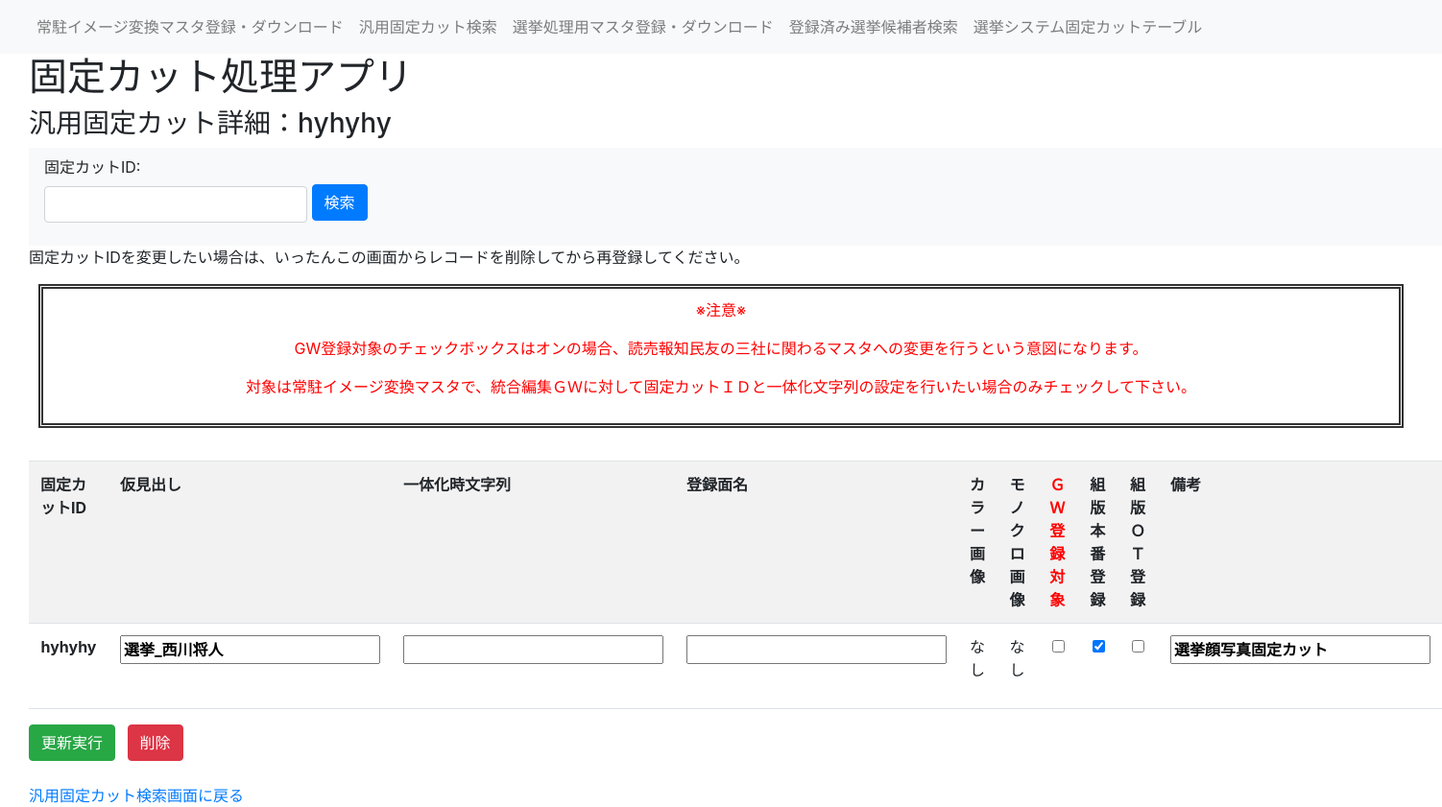
/general_detail/hyhyhy, run on the app's committed database.
### fixedcut_app/models/fixedcut.py (models this page shows)
class FixedCut(db.Model):
    ___tablename__ = "fixedcut"
    id = db.Column(db.String(20), primary_key=True) #固定カットID
    midashi = db.Column(db.String(30)) #仮見出し
    Str = db.Column(db.String(100)) #一体化時文字列
    colorUrl = db.Column(db.String(100)) #カラー画像のURL
    monoUrl = db.Column(db.String(100)) #モノクロ画像のURL
    GWFlg = db.Column(db.Boolean, default=False) #GW登録対象
    men_name = db.Column(db.String(30)) #登録面名
    prodFlg = db.Column(db.Boolean, default=False) #組版本番登録済みか
    OTFlg = db.Column(db.Boolean, default=False) #組版OT系登録済みか
    comment = db.Column(db.String(255)) #コメント
    created_at = db.Column(db.DateTime, nullable=False, default=datetime.now)  # 作成日時
    updated_at = db.Column(db.DateTime, nullable=False, default=datetime.now, onupdate=datetime.now)  # 更新日時

### fixedcut_app/views.py (the view, shortened to what this page needs)
@app.route('/general_detail/<string:id>', methods=['GET', 'POST'])
def general_detail(id):
    if request.method == 'GET':
        results = db.session.query(FixedCut).filter(FixedCut.id == id).all()
        if not results:
            return render_template('error_404.html'), 404
        print(results[0].GWFlg)
        jyochu_result = db.session.query(MJyochuImageCnv).filter(MJyochuImageCnv.fixed_cut_id == id).first()
        return render_template('general_detail.html', results=results, jyochu_result=jyochu_result)

### fixedcut_app/views.py (called while the page is built)
@app.before_request
def log_request():
    app.logger.info("Request: %s %s from %s", request.method, request.path, request.remote_addr)

### fixedcut_app/templates/general_detail.html (shortened to what this page needs)
{% extends 'layout.html' %}
{% block header %}
<h3>汎用固定カット詳細：{{results[0].id}}</h3>
{% endblock %}
{% block content %}
<p>固定カットIDを変更したい場合は、いったんこの画面からレコードを削除してから再登録してください。</p>
{% endblock %}
{% block caution %}
<div class="caution">
    <P>※注意※</p>
    <p>GW登録対象のチェックボックスはオンの場合、読売報知民友の三社に関わるマスタへの変更を行うという意図になります。</p>
    <p>対象は常駐イメージ変換マスタで、統合編集ＧＷに対して固定カットＩＤと一体化文字列の設定を行いたい場合のみチェックして下さい。</p>
</div>
{% endblock %}
{% block serchbar %}
<nav class="navbar navbar-expand-lg navbar-light bg-light">
    <form class="form-group" onsubmit="searchById(event)">
        <ul class="navbar-nav">
            <li class="nav-item">
                <label for="ID">固定カットID:</label>
                <input name="ID" type="text" class="form-control" id="ID">
            </li>
            <li class="nav-item">
                <button type="submit" class="btn btn-primary" name="search">検索</button>
            </li>
        </ul>
    </form>
</nav>
{% endblock %}
{% block serch_result %}
 <div class="pad">
    <form id="generalDetailForm" action="/general_detail/{{ results[0].id }}" method="POST" enctype="multipart/form-data" onsubmit="return confirmDetailUpdate(event)">
        <table class="table table-striped table-hover">
            <tr>
                <th>固定カットID</th>
                <th>仮見出し</th>
                <th>一体化時文字列</th>
                <th>登録面名</th>
                <th>カラー画像</th>
                <th>モノクロ画像</th>
                <th><font color="red">ＧＷ登録対象</font></th>
                <th>組版本番登録</th>
                <th>組版ＯＴ登録</th>
                <th>備考</th>
            </tr>
        {% for res in results %}
        <tr>
            <td class="text-center fw-bold">{{ res.id }}</td>
            <td class="text-center"><input name="midashi" type="text" value="{{ res.midashi }}" class="fw-bold"></input></td>
            <td class="text-center"><input name="Str" type="text" value="{{ res.Str }}" class="fw-bold"></input></td>
            <td class="text-center"><input name="men_name" type="text" value="{{ res.men_name or '' }}" class="fw-bold"></input></td>
            <td>
                {% if ".eps" in res.colorUrl %}
                <a href="/download/static/{{ res.colorUrl }}">ダウンロード</a></td>
                {% elif ".jpg" in res.colorUrl %}
                <img src="{{ url_for('static', filename=res.colorUrl) }}" height="50" alt="">
                {% elif ".jpeg" in res.colorUrl %}
                <img src="{{ url_for('static', filename=res.colorUrl) }}" height="50" alt="">
                {% elif ".svg" in res.colorUrl %}
                <img src="{{ url_for('static', filename=res.colorUrl) }}" height="50" alt="">
                {% else %}
                <p>なし</p>
                {% endif %}
            <td>
                {% if ".eps" in res.monoUrl %}
                <a href="{{ res.monoUrl }}" download="モノクロ画像.eps">ダウンロード</a>
                {% elif ".jpg" in res.monoUrl %}
                <img src="{{ url_for('static', filename=res.monoUrl) }}" height="50" alt="">
                {% elif ".jpeg" in res.monoUrl %}
                <img src="{{ url_for('static', filename=res.monoUrl) }}" height="50" alt="">
                {% elif ".svg" in res.monoUrl %}
                <img src="{{ url_for('static', filename=res.monoUrl) }}" height="50" alt="">
                {% else %}
                <p>なし</p>
                {% endif %}
            </td>
            <td class="text-center">
                {% if res.GWFlg==True %}
                <input name="GWFlg" type="checkbox" checked class="fw-bold">
                {% else %}
                <input name="GWFlg" type="checkbox" class="fw-bold">
                {% endif %}
            </td>
             <td class="text-center">
                {% if res.prodFlg==True %}
                <input name="prodFlg" type="checkbox" checked class="fw-bold">
                {% else %}
                <input name="prodFlg" type="checkbox" class="fw-bold">
                {% endif %}
            </td>
            <td class="text-center">
                {% if res.OTFlg==True %}
                <input name="OTFlg" type="checkbox" checked class="fw-bold">
                {% else %}
                <input name="OTFlg" type="checkbox" class="fw-bold">
                {% endif %}
            </td>
            <td class="text-center"><input name="comment" type="text" value="{{ res.comment }}" class="fw-bold"></input></td>
        </tr>
        {% endfor %}
    </table>
    <div class="mt-3">
        <button type="submit" class="btn btn-success me-2">更新実行</button>
        <button type="button" class="btn btn-danger" onclick="confirmDelete('{{ results[0].id }}')">削除</button>
    </div>
</form>
</div>
{% endblock %}
{% block footer %}
<div class="mt-4">
    <a href="/general">汎用固定カット検索画面に戻る</a>
</div>
{% endblock %}

### fixedcut_app/templates/static/css/style.css (style rules this page uses)
.pad { padding-left: 30px; }
.caution { padding: 10px; margin-left: 40px; margin-right: 40px; margin-bottom: 10px; border: 5px double #333333; color: red; text-align: center; }

### data on the page
FixedCut: id "hyhyhy", midashi "選挙_西川将人", colorUrl "なし", monoUrl "なし", comment "選挙顔写真固定カット"
